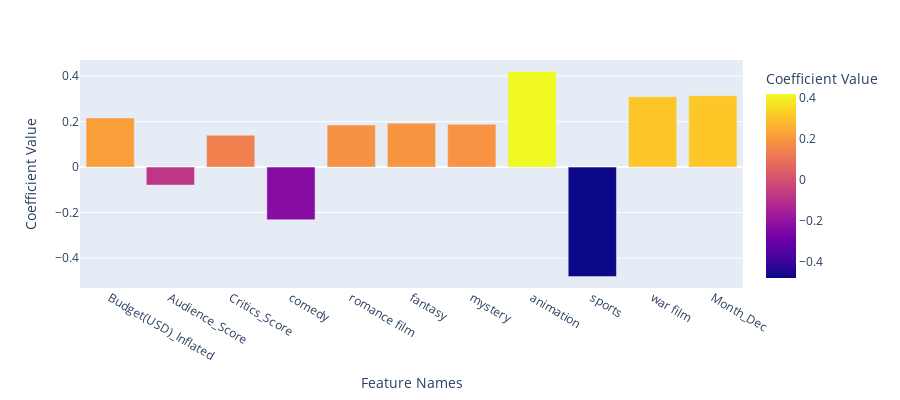

Write notebook code for a chart like this one.
### Markdown cell above
Plotting the coeffecients for the statistically significant features

### Code cell
import plotly.express as px

df = feature_stats_pre_2010
fig = px.bar(
    df, 
    x='Feature', 
    y='Coefficient',
    hover_data=['Std_Error', 't_value', 'p_value'], 
    color='Coefficient',
    labels={'Feature': 'Feature Names', 'Coefficient': 'Coefficient Value'},  # Correctly map labels
    height=400
)
fig.show()
fig.write_html("../_includes/OLS_features_pre_2010.html")

### Figure 1 — Plotly figure (JSON) as saved in the notebook; plotly's stock layout.template omitted (floating-point values rounded to 4 significant figures)
{"data": [{"alignmentgroup": "True", "customdata": [[0.0383, 5.643, 2.093e-08], [0.03472, -2.274, 0.02312], [0.03449, 4.065, 5.128e-05], [0.06054, -3.826, 0.000137], [0.06293, 2.94, 0.003347], [0.08576, 2.248, 0.02479], [0.09284, 2.029, 0.04264], [0.1453, 2.898, 0.003819], [0.1064, -4.527, 6.573e-06], [0.1285, 2.405, 0.01631], [0.116, 2.708, 0.006876]], "hovertemplate": "Feature Names=%{x}<br>Coefficient Value=%{marker.color}<br>Std_Error=%{customdata[0]}<br>t_value=%{customdata[1]}<br>p_value=%{customdata[2]}<extra></extra>", "legendgroup": "", "marker": {"color": [0.2161, -0.07897, 0.1402, -0.2316, 0.185, 0.1927, 0.1884, 0.421, -0.4816, 0.3091, 0.3141], "coloraxis": "coloraxis", "pattern": {"shape": ""}}, "name": "", "offsetgroup": "", "orientation": "v", "showlegend": false, "textposition": "auto", "type": "bar", "x": ["Budget(USD)_Inflated", "Audience_Score", "Critics_Score", "comedy", "romance film", "fantasy", "mystery", "animation", "sports", "war film", "Month_Dec"], "xaxis": "x", "y": [0.2161, -0.07897, 0.1402, -0.2316, 0.185, 0.1927, 0.1884, 0.421, -0.4816, 0.3091, 0.3141], "yaxis": "y"}], "layout": {"barmode": "relative", "coloraxis": {"colorbar": {"title": {"text": "Coefficient Value"}}, "colorscale": [[0, "#0d0887"], [0.1111, "#46039f"], [0.2222, "#7201a8"], [0.3333, "#9c179e"], [0.4444, "#bd3786"], [0.5556, "#d8576b"], [0.6667, "#ed7953"], [0.7778, "#fb9f3a"], [0.8889, "#fdca26"], [1, "#f0f921"]]}, "height": 400, "legend": {"tracegroupgap": 0}, "margin": {"t": 60}, "xaxis": {"anchor": "y", "domain": [0, 1], "title": {"text": "Feature Names"}}, "yaxis": {"anchor": "x", "domain": [0, 1], "title": {"text": "Coefficient Value"}}}}
